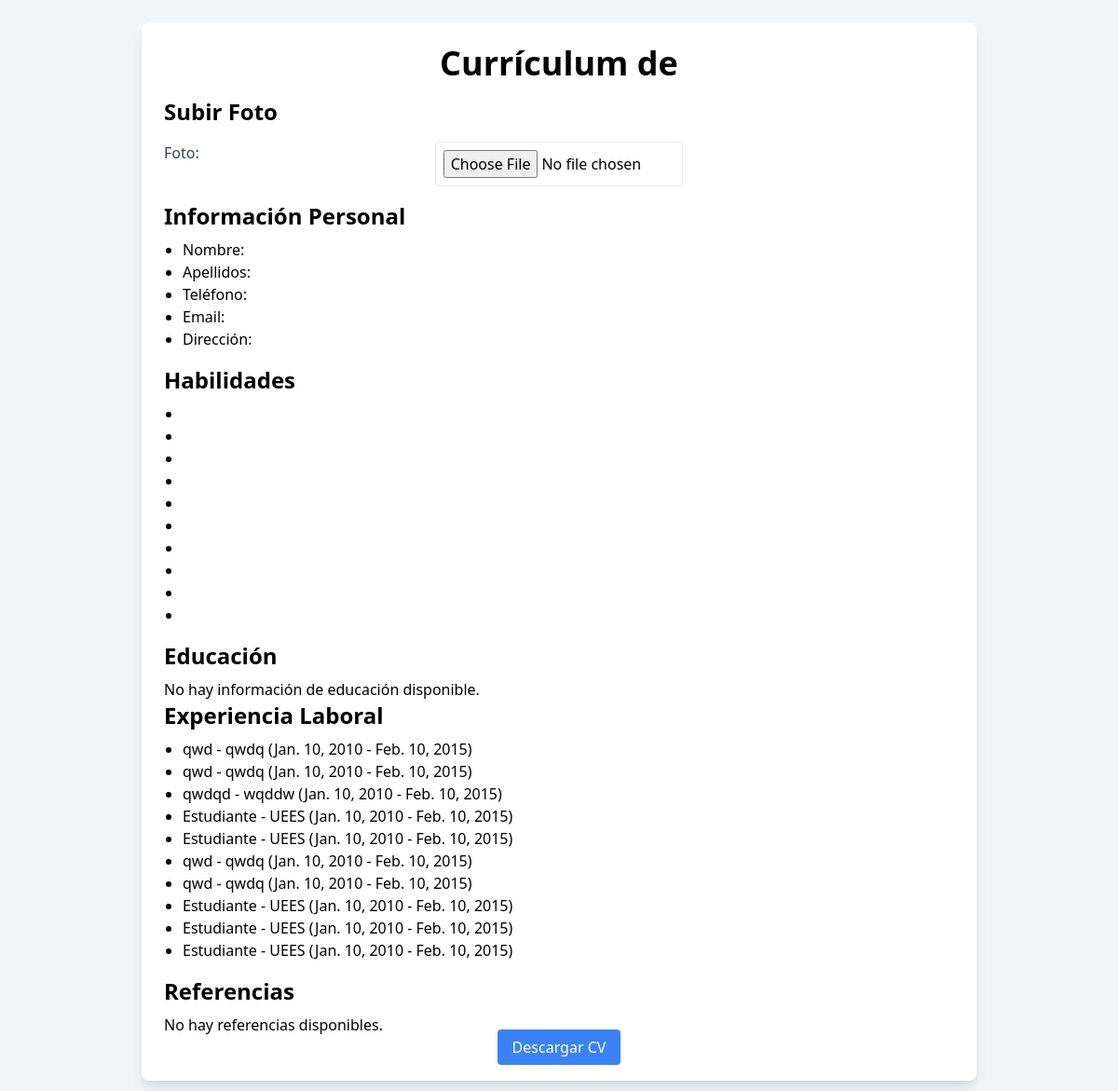
The page /1/cv_1/ on the database as committed earlier.
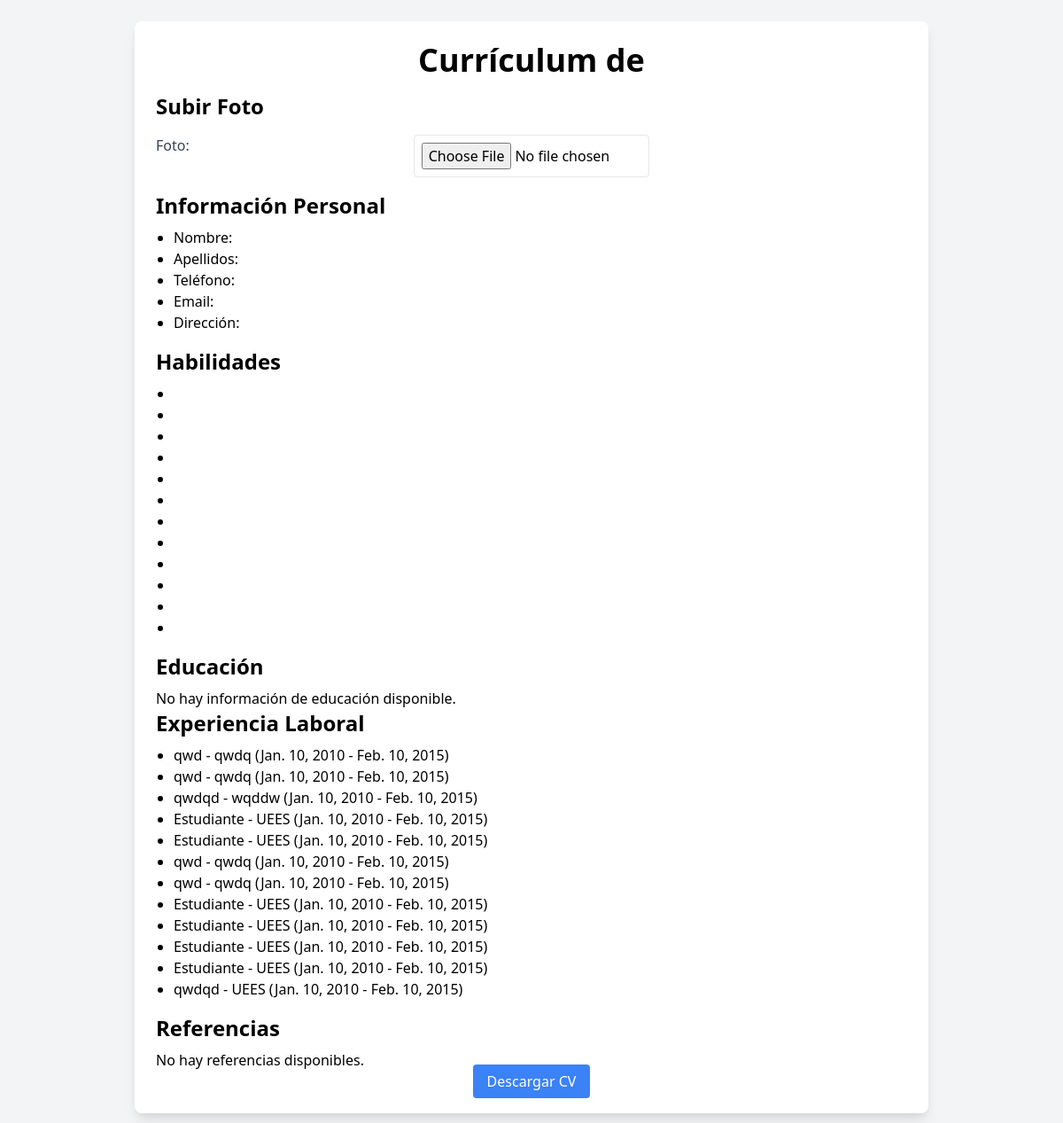
The same page on the database as committed later.
### curriculum/models.py (models this page shows, shortened)
class ExperienciaLaboral(models.Model):
    curriculum = models.ForeignKey(Curriculum, on_delete=models.CASCADE, related_name="experiencias")
    empresa = models.CharField(max_length=100)
    cargo = models.CharField(max_length=100)
    fecha_inicio = models.DateField()
    fecha_fin = models.DateField()
    descripcion = models.TextField()

### curriculum/views.py (the view)
# urls.py: path('<int:usuario_id>/cv_1/', views.generar_cv_1, name='generar_cv_1'),
def generar_cv_1(request, usuario_id):
    usuario = get_object_or_404(Usuario, id=usuario_id)
    experiencias = ExperienciaLaboral.objects.filter(curriculum__usuario=usuario)
    educacion = Educacion.objects.filter(curriculum__usuario=usuario)
    habilidades = Habilidad.objects.filter(curriculum__usuario=usuario)
    context = {
        'usuario': usuario,
        'experiencias': experiencias,
        'educacion': educacion,
        'habilidades': habilidades,
    }
    return render(request, 'curriculum/cv_template_1.html', context)

### curriculum/templates/curriculum/cv_template_1.html (shortened to what this page needs)
{% load static %}
<!DOCTYPE html>
<html lang="es">
<head>
    <link rel="stylesheet" href="{% static 'css/styles.css' %}">
    <link href="https://cdn.jsdelivr.net/npm/tailwindcss@2.2.19/dist/tailwind.min.css" rel="stylesheet">
</head>
<body class="bg-gray-100 p-6">
    <div class="max-w-4xl mx-auto bg-white shadow-lg rounded-lg p-6">
        <h1 class="text-4xl font-bold text-center mb-4">Currículum de {{ curriculum.usuario.username }}</h1>
        <h2 class="text-2xl font-semibold mb-4">Subir Foto</h2>
        <div class="grid grid-cols-1 md:grid-cols-3 gap-6 mb-4">
            <label for="id_foto" class="block text-gray-700">Foto:</label>
            <input type="file" name="foto" id="id_foto" accept="image/*" class="border rounded p-2">
        </div>
        <h2 class="text-2xl font-semibold mb-2">Información Personal</h2>
        <ul class="list-disc ml-5 mb-4">
            <li>Nombre: <strong>{{ curriculum.nombres }}</strong></li>
            <li>Apellidos: <strong>{{ curriculum.apellidos }}</strong></li>
            <li>Teléfono: <strong>{{ curriculum.telefono }}</strong></li>
            <li>Email: <strong>{{ curriculum.usuario.email }}</strong></li>
            <li>Dirección: <strong>{{ curriculum.direccion }}</strong></li>
        </ul>
        <h2 class="text-2xl font-semibold mb-2">Habilidades</h2>
        {% if habilidades %}
            <ul class="list-disc ml-5 mb-4">
            {% for habilidad in habilidades %}
                <li>{{ habilidad.nombre }}</li>
            {% endfor %}
            </ul>
        {% else %}
            <p>No hay habilidades disponibles.</p>
        {% endif %}
        <h2 class="text-2xl font-semibold mb-2">Educación</h2>
        {% if educaciones %}
            <ul class="list-disc ml-5 mb-4">
            {% for educacion in educaciones %}
                <li>{{ educacion.titulo }} - {{ educacion.institucion }} ({{ educacion.fecha_inicio }} - {{ educacion.fecha_fin }})</li>
            {% endfor %}
            </ul>
        {% else %}
            <p>No hay información de educación disponible.</p>
        {% endif %}
        <h2 class="text-2xl font-semibold mb-2">Experiencia Laboral</h2>
        {% if experiencias %}
            <ul class="list-disc ml-5 mb-4">
            {% for experiencia in experiencias %}
                <li>{{ experiencia.cargo }} - {{ experiencia.empresa }} ({{ experiencia.fecha_inicio }} - {{ experiencia.fecha_fin }})</li>
            {% endfor %}
            </ul>
        {% else %}
            <p>No hay experiencia laboral disponible.</p>
        {% endif %}
        <h2 class="text-2xl font-semibold mb-2">Referencias</h2>
        {% if referencias %}
            <ul class="list-disc ml-5 mb-4">
            {% for referencia in referencias %}
                <li>{{ referencia.nombre }} - {{ referencia.parentesco }} ({{ referencia.telefono }})</li>
            {% endfor %}
            </ul>
        {% else %}
            <p>No hay referencias disponibles.</p>
        {% endif %}
        <div class="text-center">
            <a href="{% url 'descargar_cv_1' curriculum.usuario.id %}" class="bg-blue-500 text-white py-2 px-4 rounded hover:bg-blue-700">
                Descargar CV
            </a>
        </div>
    </div>
</body>
</html>

### static/css/styles.css (style rules this page uses)
html, :host { line-height: 1.5; -webkit-text-size-adjust: 100%; -moz-tab-size: 4; -o-tab-size: 4; tab-size: 4; font-family: ui-sans-serif, system-ui, sans-serif, "Apple Color Emoji", "Segoe UI Emoji", "Segoe UI Symbol", "Noto Color Emoji"; font-feature-settings: normal; font-variation-settings: normal; -webkit-tap-highlight-color: transparent; }
body { margin: 0; line-height: inherit; }
h1, h2, h3, h4, h5, h6 { font-size: inherit; font-weight: inherit; }
a { color: inherit; text-decoration: inherit; }
button, input, optgroup, select, textarea { font-family: inherit; font-feature-settings: inherit; font-variation-settings: inherit; font-size: 100%; font-weight: inherit; line-height: inherit; letter-spacing: inherit; color: inherit; margin: 0; padding: 0; }
blockquote, dl, dd, h1, h2, h3, h4, h5, h6, hr, figure, p, pre { margin: 0; }
ol, ul, menu { list-style: none; margin: 0; padding: 0; }
input::placeholder, textarea::placeholder { opacity: 1; color: #9ca3af; }
.mx-auto { margin-left: auto; margin-right: auto; }
.mb-2 { margin-bottom: 0.5rem; }
.mb-4 { margin-bottom: 1rem; }
.block { display: block; }
.grid { display: grid; }
.list-disc { list-style-type: disc; }
.grid-cols-1 { grid-template-columns: repeat(1, minmax(0, 1fr)); }
.gap-6 { gap: 1.5rem; }
.rounded { border-radius: 0.25rem; }
.rounded-lg { border-radius: 0.5rem; }
.border { border-width: 1px; }
.bg-blue-500 { --tw-bg-opacity: 1; background-color: rgb(59 130 246 / var(--tw-bg-opacity)); }
.bg-gray-100 { --tw-bg-opacity: 1; background-color: rgb(243 244 246 / var(--tw-bg-opacity)); }
.bg-white { --tw-bg-opacity: 1; background-color: rgb(255 255 255 / var(--tw-bg-opacity)); }
.p-6 { padding: 1.5rem; }
.px-4 { padding-left: 1rem; padding-right: 1rem; }
.py-2 { padding-top: 0.5rem; padding-bottom: 0.5rem; }
.text-center { text-align: center; }
.text-2xl { font-size: 1.5rem; line-height: 2rem; }
.text-4xl { font-size: 2.25rem; line-height: 2.5rem; }
.font-bold { font-weight: 700; }
.font-semibold { font-weight: 600; }
.text-gray-700 { --tw-text-opacity: 1; color: rgb(55 65 81 / var(--tw-text-opacity)); }
.text-white { --tw-text-opacity: 1; color: rgb(255 255 255 / var(--tw-text-opacity)); }
.shadow-lg { --tw-shadow: 0 10px 15px -3px rgb(0 0 0 / 0.1), 0 4px 6px -4px rgb(0 0 0 / 0.1); --tw-shadow-colored: 0 10px 15px -3px var(--tw-shadow-color), 0 4px 6px -4px var(--tw-shadow-color); box-shadow: var(--tw-ring-offset-shadow, 0 0 #0000), var(--tw-ring-shadow, 0 0 #0000), var(--tw-shadow); }

Rows that differ between the two databases and show on the page:
added ExperienciaLaboral: cargo "Estudiante", empresa "UEES", fecha_inicio "Jan. 10, 2010", fecha_fin "Feb. 10, 2015"
added ExperienciaLaboral: cargo "qwdqd", empresa "UEES", fecha_inicio "Jan. 10, 2010", fecha_fin "Feb. 10, 2015"
